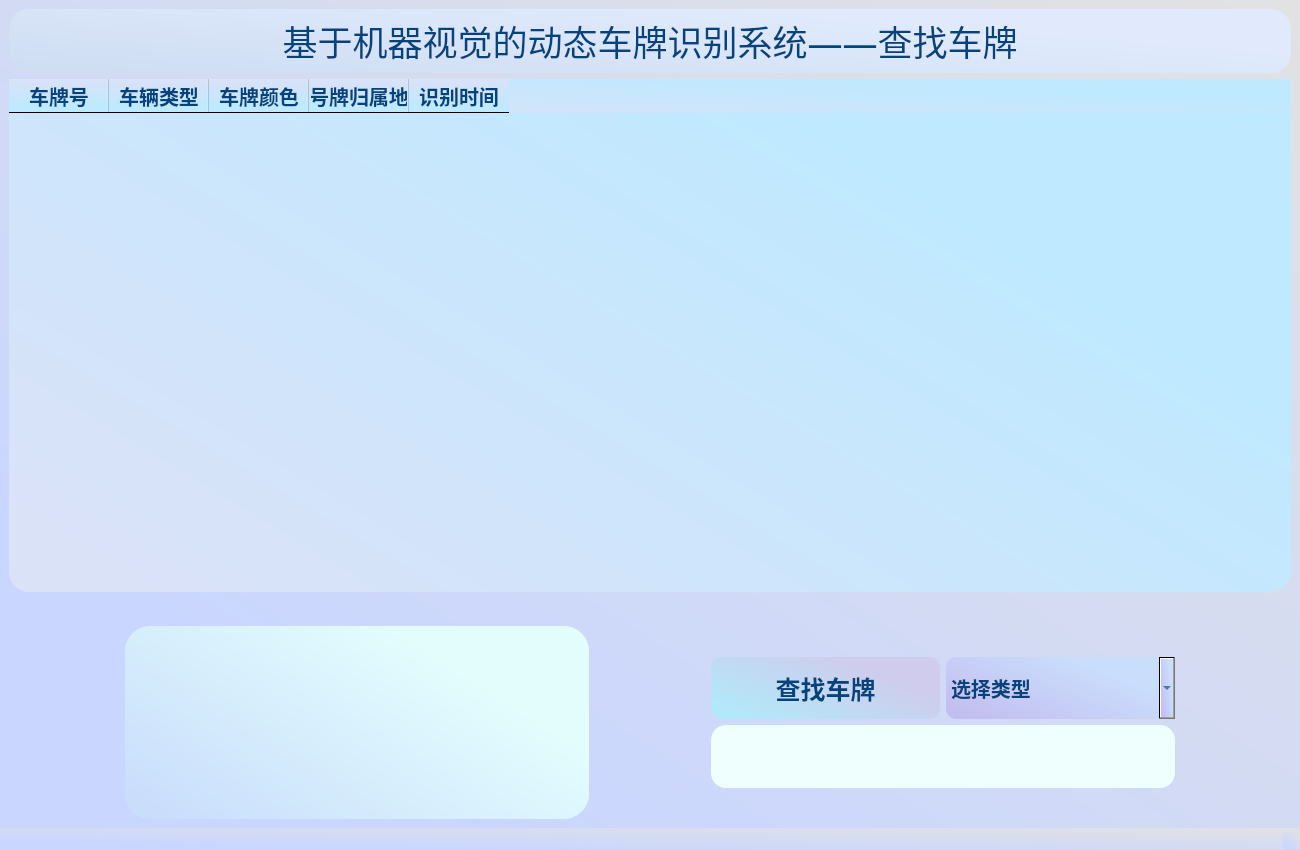
<?xml version="1.0" encoding="UTF-8"?>
<ui version="4.0">
 <class>MainWindow</class>
 <widget class="QMainWindow" name="MainWindow">
  <property name="geometry">
   <rect>
    <x>0</x>
    <y>0</y>
    <width>1300</width>
    <height>850</height>
   </rect>
  </property>
  <property name="windowTitle">
   <string>MainWindow</string>
  </property>
  <property name="styleSheet">
   <string notr="true">background-color: qlineargradient(spread:pad, x1:1, y1:0, x2:0, y2:1, stop:0 #e2e2e2, stop:0.81592#c9d6ff );</string>
  </property>
  <widget class="QWidget" name="centralwidget">
   <layout class="QVBoxLayout" name="verticalLayout_2" stretch="2,16,0,6">
    <item>
     <widget class="QLabel" name="label">
      <property name="font">
       <font>
        <family>楷体</family>
        <pointsize>26</pointsize>
       </font>
      </property>
      <property name="styleSheet">
       <string notr="true">border-radius:20px;color:rgb(0, 67, 125);
background-color: qlineargradient(spread:pad, x1:0, y1:0.847, x2:0.965, y2:0.210273, stop:0 #cfdef3, stop:0.81592 #e0eafc);</string>
      </property>
      <property name="text">
       <string>基于机器视觉的动态车牌识别系统——查找车牌</string>
      </property>
      <property name="alignment">
       <set>Qt::AlignCenter</set>
      </property>
     </widget>
    </item>
    <item>
     <widget class="QTableWidget" name="results">
      <property name="font">
       <font>
        <family>楷体</family>
        <pointsize>17</pointsize>
        <weight>75</weight>
        <bold>true</bold>
       </font>
      </property>
      <property name="styleSheet">
       <string notr="true">background-color: qlineargradient(spread:pad, x1:0, y1:0.847, x2:0.965, y2:0.210273, stop:0 #dae2f8, stop:0.81592 #bfe9ff);border-radius:20px;color:rgb(0, 67, 125)</string>
      </property>
      <column>
       <property name="text">
        <string>车牌号</string>
       </property>
       <property name="font">
        <font>
         <family>楷体</family>
         <pointsize>15</pointsize>
         <weight>75</weight>
         <bold>true</bold>
        </font>
       </property>
       <property name="textAlignment">
        <set>AlignCenter</set>
       </property>
       <property name="foreground">
        <brush brushstyle="NoBrush">
         <color alpha="255">
          <red>0</red>
          <green>67</green>
          <blue>125</blue>
         </color>
        </brush>
       </property>
      </column>
      <column>
       <property name="text">
        <string>车辆类型</string>
       </property>
       <property name="font">
        <font>
         <family>楷体</family>
         <pointsize>15</pointsize>
         <weight>75</weight>
         <bold>true</bold>
        </font>
       </property>
       <property name="textAlignment">
        <set>AlignCenter</set>
       </property>
       <property name="foreground">
        <brush brushstyle="NoBrush">
         <color alpha="255">
          <red>0</red>
          <green>67</green>
          <blue>125</blue>
         </color>
        </brush>
       </property>
      </column>
      <column>
       <property name="text">
        <string>车牌颜色</string>
       </property>
       <property name="font">
        <font>
         <family>楷体</family>
         <pointsize>15</pointsize>
         <weight>75</weight>
         <bold>true</bold>
        </font>
       </property>
       <property name="textAlignment">
        <set>AlignCenter</set>
       </property>
       <property name="foreground">
        <brush brushstyle="NoBrush">
         <color alpha="255">
          <red>0</red>
          <green>67</green>
          <blue>125</blue>
         </color>
        </brush>
       </property>
      </column>
      <column>
       <property name="text">
        <string>号牌归属地</string>
       </property>
       <property name="font">
        <font>
         <family>楷体</family>
         <pointsize>15</pointsize>
         <weight>75</weight>
         <bold>true</bold>
        </font>
       </property>
       <property name="textAlignment">
        <set>AlignCenter</set>
       </property>
       <property name="foreground">
        <brush brushstyle="NoBrush">
         <color alpha="255">
          <red>0</red>
          <green>67</green>
          <blue>125</blue>
         </color>
        </brush>
       </property>
      </column>
      <column>
       <property name="text">
        <string>识别时间</string>
       </property>
       <property name="font">
        <font>
         <family>楷体</family>
         <pointsize>15</pointsize>
         <weight>75</weight>
         <bold>true</bold>
        </font>
       </property>
       <property name="textAlignment">
        <set>AlignCenter</set>
       </property>
       <property name="foreground">
        <brush brushstyle="NoBrush">
         <color alpha="255">
          <red>0</red>
          <green>67</green>
          <blue>125</blue>
         </color>
        </brush>
       </property>
      </column>
     </widget>
    </item>
    <item>
     <spacer name="verticalSpacer">
      <property name="orientation">
       <enum>Qt::Vertical</enum>
      </property>
      <property name="sizeHint" stdset="0">
       <size>
        <width>20</width>
        <height>28</height>
       </size>
      </property>
     </spacer>
    </item>
    <item>
     <layout class="QHBoxLayout" name="horizontalLayout_2" stretch="1,4,1,4,1">
      <item>
       <spacer name="horizontalSpacer">
        <property name="orientation">
         <enum>Qt::Horizontal</enum>
        </property>
        <property name="sizeHint" stdset="0">
         <size>
          <width>40</width>
          <height>20</height>
         </size>
        </property>
       </spacer>
      </item>
      <item>
       <widget class="QTextBrowser" name="remind">
        <property name="font">
         <font>
          <family>楷体</family>
          <pointsize>17</pointsize>
          <weight>75</weight>
          <bold>true</bold>
         </font>
        </property>
        <property name="styleSheet">
         <string notr="true">border-radius:25px;color:rgb(0, 67, 125);
background-color: qlineargradient(spread:pad, x1:0, y1:0.847, x2:0.965, y2:0.210273, stop:0 #cadefc, stop:0.81592 #e3fdfd);</string>
        </property>
       </widget>
      </item>
      <item>
       <spacer name="horizontalSpacer_2">
        <property name="orientation">
         <enum>Qt::Horizontal</enum>
        </property>
        <property name="sizeHint" stdset="0">
         <size>
          <width>40</width>
          <height>20</height>
         </size>
        </property>
       </spacer>
      </item>
      <item>
       <layout class="QVBoxLayout" name="verticalLayout" stretch="1,2,2,1">
        <item>
         <spacer name="verticalSpacer_2">
          <property name="orientation">
           <enum>Qt::Vertical</enum>
          </property>
          <property name="sizeHint" stdset="0">
           <size>
            <width>20</width>
            <height>40</height>
           </size>
          </property>
         </spacer>
        </item>
        <item>
         <layout class="QHBoxLayout" name="horizontalLayout" stretch="3,3">
          <item>
           <widget class="QPushButton" name="select">
            <property name="sizePolicy">
             <sizepolicy hsizetype="Minimum" vsizetype="Ignored">
              <horstretch>0</horstretch>
              <verstretch>0</verstretch>
             </sizepolicy>
            </property>
            <property name="font">
             <font>
              <family>楷体</family>
              <pointsize>19</pointsize>
              <weight>75</weight>
              <bold>true</bold>
             </font>
            </property>
            <property name="styleSheet">
             <string notr="true">background-color: qlineargradient(spread:pad, x1:0, y1:0.847, x2:0.965, y2:0.210273, stop:0 rgb(176, 234, 250), stop:0.81592 rgb(207, 204, 237));border-radius:10px;color:rgb(0, 67, 125)</string>
            </property>
            <property name="text">
             <string>查找车牌</string>
            </property>
           </widget>
          </item>
          <item>
           <widget class="QComboBox" name="mode">
            <property name="sizePolicy">
             <sizepolicy hsizetype="Preferred" vsizetype="Ignored">
              <horstretch>0</horstretch>
              <verstretch>0</verstretch>
             </sizepolicy>
            </property>
            <property name="font">
             <font>
              <family>楷体</family>
              <pointsize>15</pointsize>
              <weight>75</weight>
              <bold>true</bold>
             </font>
            </property>
            <property name="styleSheet">
             <string notr="true">border-radius:10px;color:rgb(0, 67, 125);background-color: qlineargradient(spread:pad, x1:0, y1:0.847, x2:0.965, y2:0.210273, stop:0 #c3bef0, stop:0.81592 #cadefc);</string>
            </property>
            <item>
             <property name="text">
              <string>选择类型</string>
             </property>
            </item>
            <item>
             <property name="text">
              <string>车牌号码</string>
             </property>
            </item>
            <item>
             <property name="text">
              <string>车辆类型</string>
             </property>
            </item>
            <item>
             <property name="text">
              <string>车牌颜色</string>
             </property>
            </item>
            <item>
             <property name="text">
              <string>车牌归属地</string>
             </property>
            </item>
            <item>
             <property name="text">
              <string>识别时间</string>
             </property>
            </item>
           </widget>
          </item>
         </layout>
        </item>
        <item>
         <widget class="QLineEdit" name="input">
          <property name="sizePolicy">
           <sizepolicy hsizetype="Preferred" vsizetype="Ignored">
            <horstretch>0</horstretch>
            <verstretch>0</verstretch>
           </sizepolicy>
          </property>
          <property name="font">
           <font>
            <family>楷体</family>
            <pointsize>16</pointsize>
            <weight>75</weight>
            <bold>true</bold>
           </font>
          </property>
          <property name="styleSheet">
           <string notr="true">background-color:rgb(239, 255, 254);border-radius:15px;color:rgb(0, 67, 125)</string>
          </property>
         </widget>
        </item>
        <item>
         <spacer name="verticalSpacer_3">
          <property name="orientation">
           <enum>Qt::Vertical</enum>
          </property>
          <property name="sizeHint" stdset="0">
           <size>
            <width>20</width>
            <height>40</height>
           </size>
          </property>
         </spacer>
        </item>
       </layout>
      </item>
      <item>
       <spacer name="horizontalSpacer_3">
        <property name="orientation">
         <enum>Qt::Horizontal</enum>
        </property>
        <property name="sizeHint" stdset="0">
         <size>
          <width>40</width>
          <height>20</height>
         </size>
        </property>
       </spacer>
      </item>
     </layout>
    </item>
   </layout>
  </widget>
  <widget class="QStatusBar" name="statusBar"/>
 </widget>
 <resources/>
 <connections/>
</ui>
